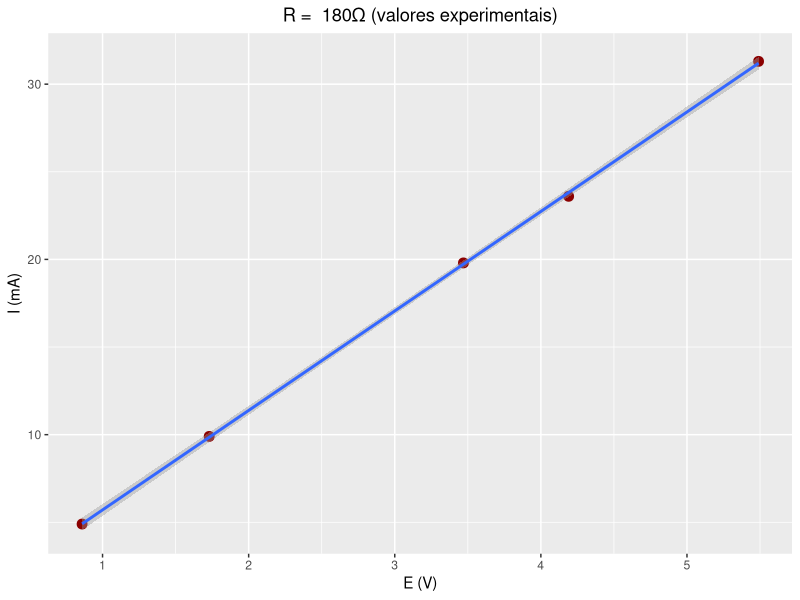

Recreate this plot in R.
library(ggplot2)

x_axis <- c(0.86, 1.73, 3.47, 4.19, 5.49)
y_axis <- c(4.9, 9.9, 19.8, 23.6, 31.3)

dd <- data.frame(x_axis, y_axis)

g <- ggplot(dd, aes(x=x_axis, y=y_axis)) +
  geom_point(col = "darkred", size = 3) +
  geom_smooth(method = "lm") +
  labs(title = "R =  180Ω (valores experimentais)", y = "I (mA)", x = "E (V)") +
  theme(plot.title = element_text(hjust = 0.5))

plot(g)